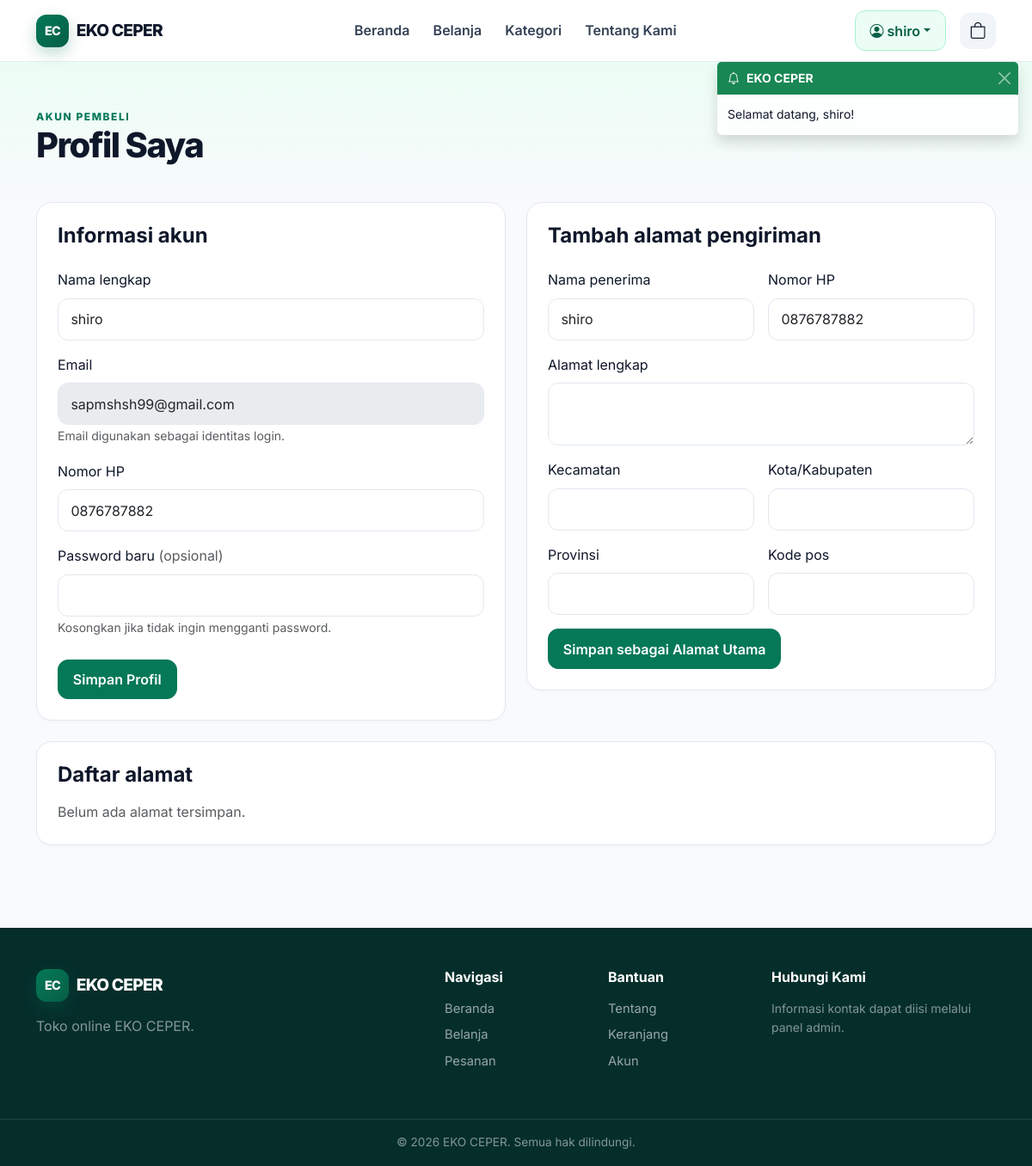
The app's page /profile.php (signed in) with its own data.
### tables this page shows
CREATE TABLE `store_settings` (
  `id` bigint(20) UNSIGNED NOT NULL,
  `setting_key` varchar(100) NOT NULL,
  `setting_value` text DEFAULT NULL
);

CREATE TABLE `users` (
  `id` bigint(20) UNSIGNED NOT NULL,
  `name` varchar(120) NOT NULL,
  `email` varchar(190) NOT NULL,
  `phone` varchar(30) NOT NULL,
  `password` varchar(255) NOT NULL,
  `role` enum('admin','customer') NOT NULL DEFAULT 'customer',
  `login_attempts` tinyint(3) UNSIGNED NOT NULL DEFAULT 0,
  `locked_until` datetime DEFAULT NULL,
  `created_at` timestamp NOT NULL DEFAULT current_timestamp(),
  `updated_at` timestamp NOT NULL DEFAULT current_timestamp() ON UPDATE current_timestamp()
);

### includes/functions.php (called while the page is built, shortened)
<?php
function e(mixed $value): string
{
    return htmlspecialchars((string) $value, ENT_QUOTES | ENT_SUBSTITUTE, 'UTF-8');
}
function url(string $path = ''): string
{
    return rtrim(BASE_URL, '/') . ($path !== '' ? '/' . ltrim($path, '/') : '');
}
function setting(string $key, string $default = ''): string
{
    static $cache = [];
    if (array_key_exists($key, $cache)) {
        return $cache[$key];
    }
    try {
        $stmt = db()->prepare('SELECT setting_value FROM store_settings WHERE setting_key = ? LIMIT 1');
        $stmt->execute([$key]);
        $value = $stmt->fetchColumn();
        return $cache[$key] = ($value !== false ? (string) $value : $default);
    } catch (Throwable) {
        return $default;
    }
}
function store_name(): string
{
    return setting('store_name', APP_NAME) ?: APP_NAME;
}

### config/database.php (called while the page is built, shortened)
<?php
function db(): PDO
{
    static $pdo = null;
    if ($pdo instanceof PDO) {
        return $pdo;
    }
    $host = 'localhost';
    $database = 'eko_ceper';
    $username = 'root';
    $password = '';
    try {
        $pdo = new PDO(
            "mysql:host={$host};dbname={$database};charset=utf8mb4",
            $username,
            $password,
            [
                PDO::ATTR_ERRMODE => PDO::ERRMODE_EXCEPTION,
                PDO::ATTR_DEFAULT_FETCH_MODE => PDO::FETCH_ASSOC,
                PDO::ATTR_EMULATE_PREPARES => false,
            ]
        );
    } catch (PDOException $exception) {
        error_log($exception->getMessage());
        http_response_code(500);
        exit('Koneksi database gagal. Pastikan MySQL aktif, database eko_ceper sudah dibuat, dan konfigurasi config/database.php benar.');
    }
    return $pdo;
}

### includes/auth.php (called while the page is built, shortened)
<?php
function current_user(): ?array
{
    static $loadedId = null;
    static $user = null;
    $id = (int) ($_SESSION['user_id'] ?? 0);
    if ($loadedId === $id) {
        return $user;
    }
    $stmt = db()->prepare('SELECT id, name, email, phone, role, created_at FROM users WHERE id = ? LIMIT 1');
    $stmt->execute([$id]);
    $user = $stmt->fetch() ?: null;
    $loadedId = $id;
    return $user;
}
function is_logged_in(): bool { return current_user() !== null; }
function require_login(): void
{
    if (!is_logged_in()) {
        $_SESSION['intended_url'] = $_SERVER['REQUEST_URI'] ?? url();
        flash('warning', 'Silakan masuk terlebih dahulu.');
        redirect('login.php');
    }
}
function require_customer(): void
{
    require_login();
}

### profile.php (the view, shortened to what this page needs)
<?php
require_customer();
$user = current_user();
$addressesStmt = db()->prepare('SELECT * FROM addresses WHERE user_id=? ORDER BY is_default DESC,id DESC');
$addressesStmt->execute([$user['id']]);
$addresses = $addressesStmt->fetchAll();
$editAddress = null;
require APP_ROOT . '/includes/header.php';
?>
<section class="page-hero"><div class="container"><div class="section-kicker">Akun pembeli</div><h1>Profil Saya</h1></div></section>
<section class="pb-5"><div class="container">
<div class="row g-4">
    <div class="col-lg-6"><div class="content-card"><h4 class="fw-bold mb-4">Informasi akun</h4><form method="post"><?= csrf_field() ?><input type="hidden" name="action" value="profile"><div class="mb-3"><label class="form-label">Nama lengkap</label><input class="form-control" name="name" value="<?= e($user['name']) ?>" required></div><div class="mb-3"><label class="form-label">Email</label><input class="form-control" value="<?= e($user['email']) ?>" disabled><small class="text-muted">Email digunakan sebagai identitas login.</small></div><div class="mb-3"><label class="form-label">Nomor HP</label><input class="form-control" name="phone" value="<?= e($user['phone']) ?>" required></div><div class="mb-4"><label class="form-label">Password baru <span class="text-muted">(opsional)</span></label><input class="form-control" type="password" name="password" minlength="8"><small class="text-muted">Kosongkan jika tidak ingin mengganti password.</small></div><button class="btn btn-primary">Simpan Profil</button></form></div></div>
    <div class="col-lg-6"><div class="content-card"><h4 class="fw-bold mb-4"><?= $editAddress ? 'Edit' : 'Tambah' ?> alamat pengiriman</h4><form method="post"><?= csrf_field() ?><input type="hidden" name="action" value="address_save"><input type="hidden" name="id" value="<?= (int) ($editAddress['id'] ?? 0) ?>"><div class="row g-3"><div class="col-md-6"><label class="form-label">Nama penerima</label><input class="form-control" name="recipient_name" value="<?= e($editAddress['recipient_name'] ?? $user['name']) ?>" required></div><div class="col-md-6"><label class="form-label">Nomor HP</label><input class="form-control" name="phone" value="<?= e($editAddress['phone'] ?? $user['phone']) ?>" required></div><div class="col-12"><label class="form-label">Alamat lengkap</label><textarea class="form-control" name="address" rows="2" required><?= e($editAddress['address'] ?? '') ?></textarea></div><div class="col-md-6"><label class="form-label">Kecamatan</label><input class="form-control" name="district" value="<?= e($editAddress['district'] ?? '') ?>" required></div><div class="col-md-6"><label class="form-label">Kota/Kabupaten</label><input class="form-control" name="city" value="<?= e($editAddress['city'] ?? '') ?>" required></div><div class="col-md-6"><label class="form-label">Provinsi</label><input class="form-control" name="province" value="<?= e($editAddress['province'] ?? '') ?>" required></div><div class="col-md-6"><label class="form-label">Kode pos</label><input class="form-control" name="postal_code" value="<?= e($editAddress['postal_code'] ?? '') ?>" required></div><div class="col-12"><button class="btn btn-primary">Simpan sebagai Alamat Utama</button><?php if ($editAddress): ?><a class="btn btn-light" href="<?= url('profile.php') ?>">Batal</a><?php endif; ?></div></div></form></div></div>
    <div class="col-12"><div class="content-card"><h4 class="fw-bold mb-3">Daftar alamat</h4><?php if (!$addresses): ?><p class="text-muted mb-0">Belum ada alamat tersimpan.</p><?php endif; ?></div></div>
</div></div></section>
<?php require APP_ROOT . '/includes/footer.php'; ?>

### includes/navbar.php (shortened to what this page needs)
<nav class="navbar navbar-expand-lg navbar-light sticky-top store-navbar">
    <div class="container">
        <a class="navbar-brand brand-mark" href="<?= url() ?>"><span>EC</span> <?= e(store_name()) ?></a>
        <div class="d-flex align-items-center gap-2 order-lg-3">
            <a class="nav-icon position-relative" href="<?= url('cart.php') ?>" aria-label="Keranjang">
                <i class="bi bi-bag"></i>
            </a>
        </div>
        <div class="collapse navbar-collapse" id="mainNav">
            <ul class="navbar-nav mx-auto mb-2 mb-lg-0">
                <li class="nav-item"><a class="nav-link" href="<?= url() ?>">Beranda</a></li>
                <li class="nav-item"><a class="nav-link" href="<?= url('shop.php') ?>">Belanja</a></li>
                <li class="nav-item"><a class="nav-link" href="<?= url('shop.php#categories') ?>">Kategori</a></li>
                <li class="nav-item"><a class="nav-link" href="<?= url('index.php#about') ?>">Tentang Kami</a></li>
            </ul>
            <div class="d-flex align-items-lg-center gap-2 pb-3 pb-lg-0 me-lg-3">
                <?php if (!is_logged_in()): ?>
                    <a class="btn btn-light-green" href="<?= url('login.php') ?>">Masuk</a>
                    <a class="btn btn-primary" href="<?= url('register.php') ?>">Daftar</a>
                <?php else: ?>
                    <div class="dropdown">
                        <button class="btn btn-light-green dropdown-toggle" data-bs-toggle="dropdown"><i class="bi bi-person-circle me-1"></i><?= e(current_user()['name']) ?></button>
                    </div>
                <?php endif; ?>
            </div>
        </div>
    </div>
</nav>

### includes/footer.php (shortened to what this page needs)
</main>
<?php $footerAddress = setting('store_address', ''); $footerPhone = setting('store_phone', ''); ?>
<footer class="site-footer mt-5">
    <div class="container py-5">
        <div class="row g-4">
            <div class="col-lg-5"><div class="brand-mark text-white mb-3"><span>EC</span> <?= e(store_name()) ?></div><p class="text-white-50 mb-0"><?= e(setting('store_description', 'Belanja kebutuhan pilihan dengan proses mudah, aman, dan pelayanan terpercaya.')) ?></p></div>
            <div class="col-6 col-lg-2"><h6>Navigasi</h6><a href="<?= url() ?>">Beranda</a><a href="<?= url('shop.php') ?>">Belanja</a><a href="<?= url('orders.php') ?>">Pesanan</a></div>
            <div class="col-6 col-lg-2"><h6>Bantuan</h6><a href="<?= url('index.php#about') ?>">Tentang</a><a href="<?= url('cart.php') ?>">Keranjang</a><a href="<?= url('profile.php') ?>">Akun</a></div>
            <div class="col-lg-3"><h6>Hubungi Kami</h6><?php if (!$footerAddress && !$footerPhone): ?><p class="text-white-50 small">Informasi kontak dapat diisi melalui panel admin.</p><?php endif; ?></div>
        </div>
    </div>
    <div class="footer-bottom text-center py-3">&copy; <?= date('Y') ?> <?= e(store_name()) ?>. Semua hak dilindungi.</div>
</footer>
</body>
</html>

### assets/css/style.css (style rules this page uses)
:root { --primary:#047857;--primary-dark:#065f46;--accent:#d4af37;--bg:#f8fafc;--surface:#fff;--text:#0f172a;--muted:#64748b;--border:#e2e8f0;--radius:18px;--shadow:0 12px 34px rgba(15,23,42,.08) }
* { box-sizing:border-box }
body { font-family:Inter,sans-serif;color:var(--text);background:var(--bg);line-height:1.6 }
a { text-decoration:none }
.bg-primary,.btn-primary { background-color:var(--primary)!important;border-color:var(--primary)!important }
.btn { border-radius:12px;font-weight:600;transition:.2s;padding:.65rem 1.05rem }
.btn-light-green { background:#ecfdf5;color:var(--primary-dark);border:1px solid #a7f3d0 }
.form-control,.form-select { border-radius:12px;border-color:var(--border);padding:.72rem .9rem }
.store-navbar { background:rgba(255,255,255,.94);backdrop-filter:blur(14px);border-bottom:1px solid rgba(226,232,240,.8);min-height:72px }
.brand-mark { font-size:1.2rem;font-weight:800;letter-spacing:-.04em;display:inline-flex;align-items:center;gap:.55rem;color:var(--text) }
.brand-mark span { width:38px;height:38px;display:grid;place-items:center;color:#fff;background:linear-gradient(135deg,var(--primary),var(--primary-dark));border-radius:12px;font-size:.9rem;box-shadow:0 7px 18px rgba(4,120,87,.25) }
.navbar .nav-link { font-weight:600;color:#334155;padding:.6rem .85rem!important }
.nav-icon { width:42px;height:42px;display:grid;place-items:center;color:var(--text);font-size:1.2rem;border-radius:12px;background:#f1f5f9 }
.section-kicker { text-transform:uppercase;letter-spacing:.13em;font-size:.75rem;color:var(--primary);font-weight:800 }
.category-card,.product-card,.feature-card,.content-card { background:var(--surface);border:1px solid var(--border);border-radius:var(--radius);box-shadow:0 2px 5px rgba(15,23,42,.02);transition:.25s }
.site-footer { background:#052e2b;color:#fff }
.site-footer h6 { font-weight:700;margin-bottom:1rem }
.site-footer a { display:block;color:rgba(255,255,255,.58);margin:.42rem 0;font-size:.92rem }
.footer-bottom { border-top:1px solid rgba(255,255,255,.1);color:rgba(255,255,255,.5);font-size:.85rem }
.page-hero { padding:54px 0 34px;background:linear-gradient(180deg,#ecfdf5,transparent) }
.page-hero h1 { font-weight:800;letter-spacing:-.04em }
.content-card { padding:1.5rem }

### records on screen
store_settings: setting_value "EKO CEPER"
users: name "shiro", email "sapmshsh99@gmail.com", phone "0876787882", recipient_name "shiro"
store_settings: setting_value "Toko online EKO CEPER."

### other values on screen
$item['message'] "Selamat datang, shiro!"
store_name() "EKO CEPER"
